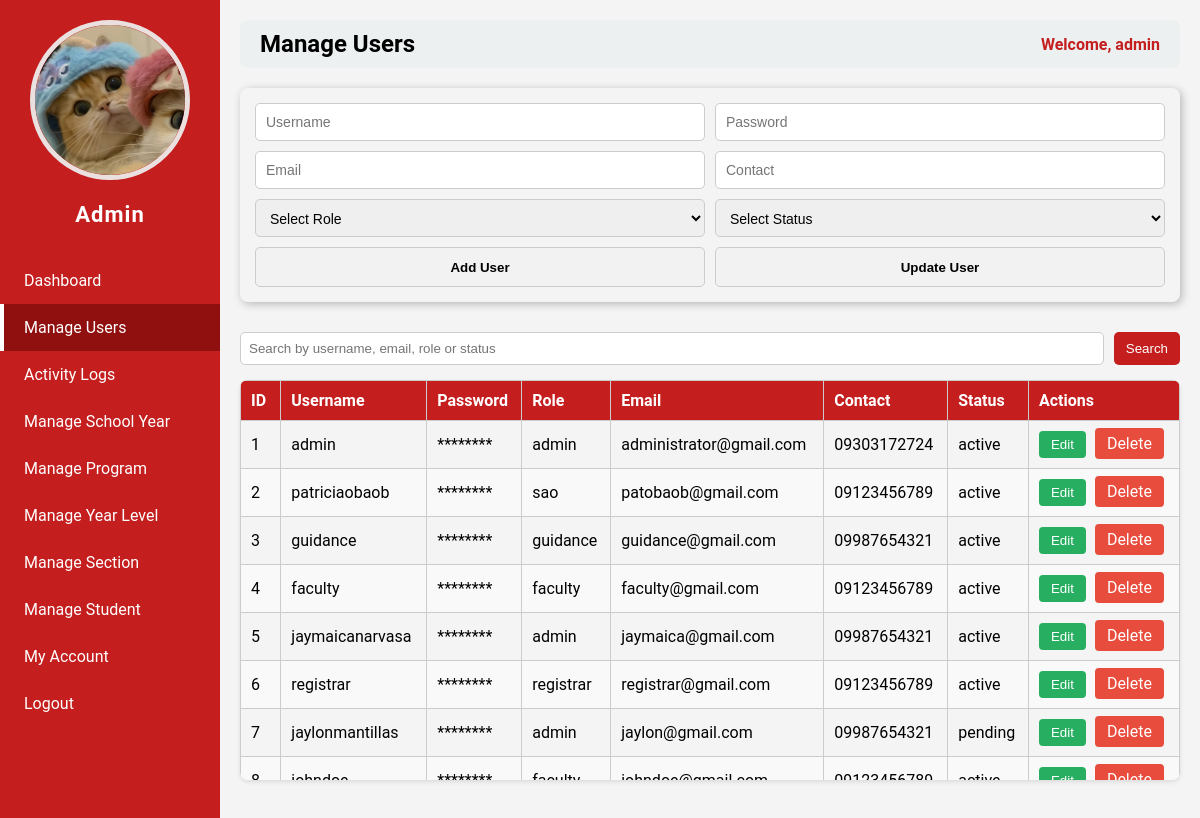
/admin.php?page=manage_users (signed in), run on an earlier commit of the app's database.
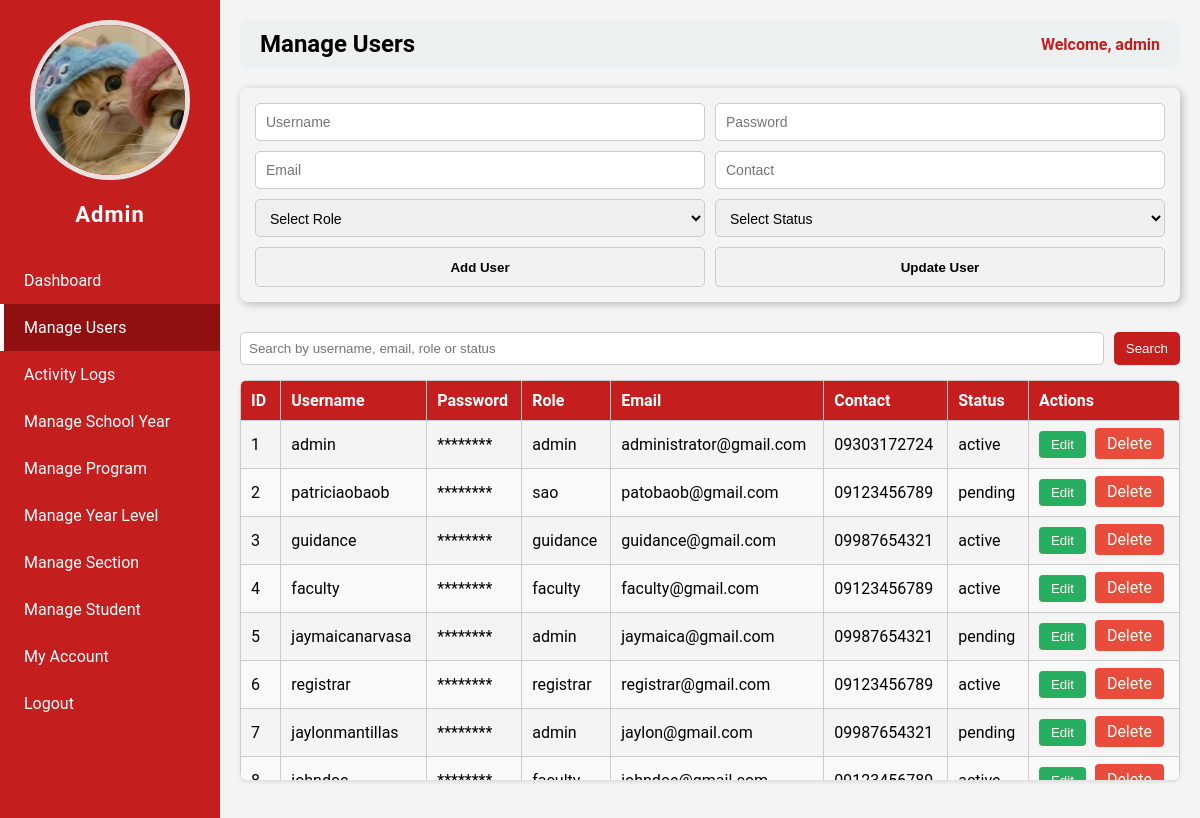
And on a later commit of the database.
### tables this page shows
CREATE TABLE `users` (
  `id` int(11) NOT NULL,
  `username` varchar(50) NOT NULL,
  `password` varchar(255) NOT NULL,
  `role` varchar(50) NOT NULL,
  `email` varchar(255) NOT NULL,
  `contact` varchar(50) NOT NULL,
  `status` varchar(50) NOT NULL,
  `img` varchar(255) NOT NULL
);

### admin_pages/manage_users.php (the view, shortened to what this page needs)
<?php
$host = "localhost";
$dbname = "studisciplink";
$user = "root";
$pass = "";
try {
    $pdo = new PDO("mysql:host=$host;dbname=$dbname", $user, $pass);
    $pdo->setAttribute(PDO::ATTR_ERRMODE, PDO::ERRMODE_EXCEPTION);
    $search = isset($_GET['search']) ? trim($_GET['search']) : '';
    if ($search) {
        $stmt = $pdo->prepare("SELECT * FROM users
                               WHERE username LIKE ?
                               OR email LIKE ?
                               OR role LIKE ?
                               OR status LIKE ?
                               ORDER BY id ASC");
        $stmt->execute(["%$search%", "%$search%", "%$search%", "%$search%"]);
    } else {
        $stmt = $pdo->query("SELECT * FROM users ORDER BY id ASC");
    }
    $users = $stmt->fetchAll(PDO::FETCH_ASSOC);
} catch(PDOException $e) {
    echo "<p style='color:red;'>Database error: ".$e->getMessage()."</p>";
}
?>
<form method="POST" class="user-form">
    <div class="row">
        <input type="text" name="username" id="username" placeholder="Username" required>
        <input type="password" name="password" id="password" placeholder="Password">
    </div>
    <div class="row">
        <input type="text" name="email" id="email" placeholder="Email">
        <input type="text" name="contact" id="contact" placeholder="Contact">
    </div>
    <div class="row">
        <select name="role" id="role" required>
            <option value="">Select Role</option>
        </select>
        <select name="status" id="status" required>
            <option value="">Select Status</option>
        </select>
    </div>
    <div class="row">
        <button type="submit" name="add_user" class="add-user">Add User</button>
        <button type="submit" name="update_user" class="update-user">Update User</button>
    </div>
</form>
<form method="GET" class="search-form">
    <input type="text" name="search" placeholder="Search by username, email, role or status" value="<?php echo htmlspecialchars($search); ?>">
    <button type="submit">Search</button>
</form>
<div class="table-container">
    <table class="users-table">
        <thead>
            <tr>
                <th>ID</th>
                <th>Username</th>
                <th>Password</th>
                <th>Role</th>
                <th>Email</th>
                <th>Contact</th>
                <th>Status</th>
                <th>Actions</th>
            </tr>
        </thead>
        <tbody>
            <?php foreach($users as $user): ?>
            <tr>
                <td><?php echo $user['id']; ?></td>
                <td><?php echo $user['username']; ?></td>
                <td>********</td>
                <td><?php echo $user['role']; ?></td>
                <td><?php echo $user['email']; ?></td>
                <td><?php echo $user['contact']; ?></td>
                <td><?php echo $user['status']; ?></td>
                <td>
                    <button class="btn-edit" onclick="editUser(<?php echo htmlspecialchars(json_encode($user)); ?>)">Edit</button>
                    <a class="btn-delete" href="?page=manage_users&delete=<?php echo $user['id']; ?>" onclick="return confirm('Are you sure?')">Delete</a>
                </td>
            </tr>
            <?php endforeach; ?>
        </tbody>
    </table>
</div>

What changed in the data, as far as the page shows it:
changed users "patriciaobaob": status "active" → "pending"
changed users "jaymaicanarvasa": status "active" → "pending"
